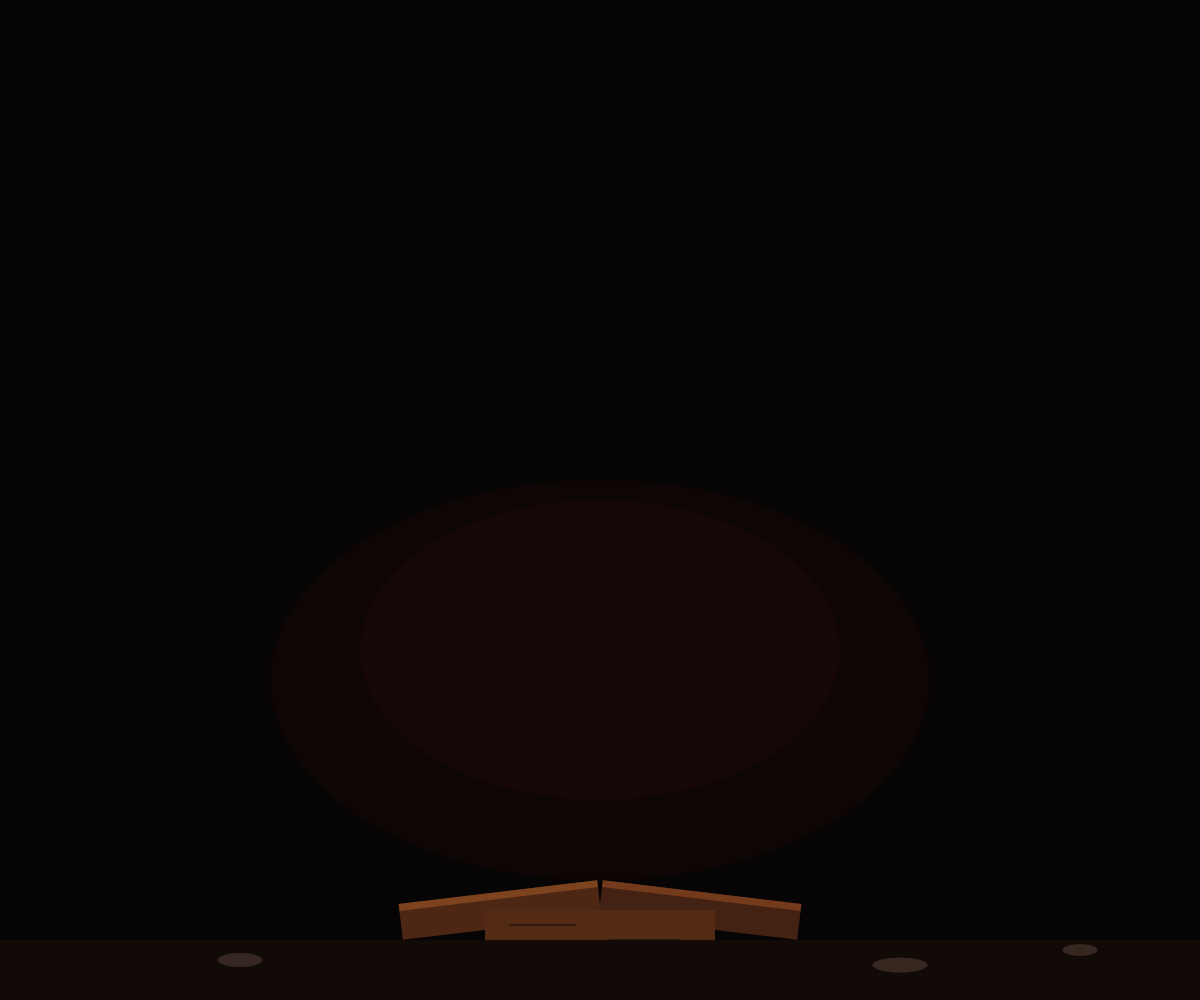
Frame 1 (no input)
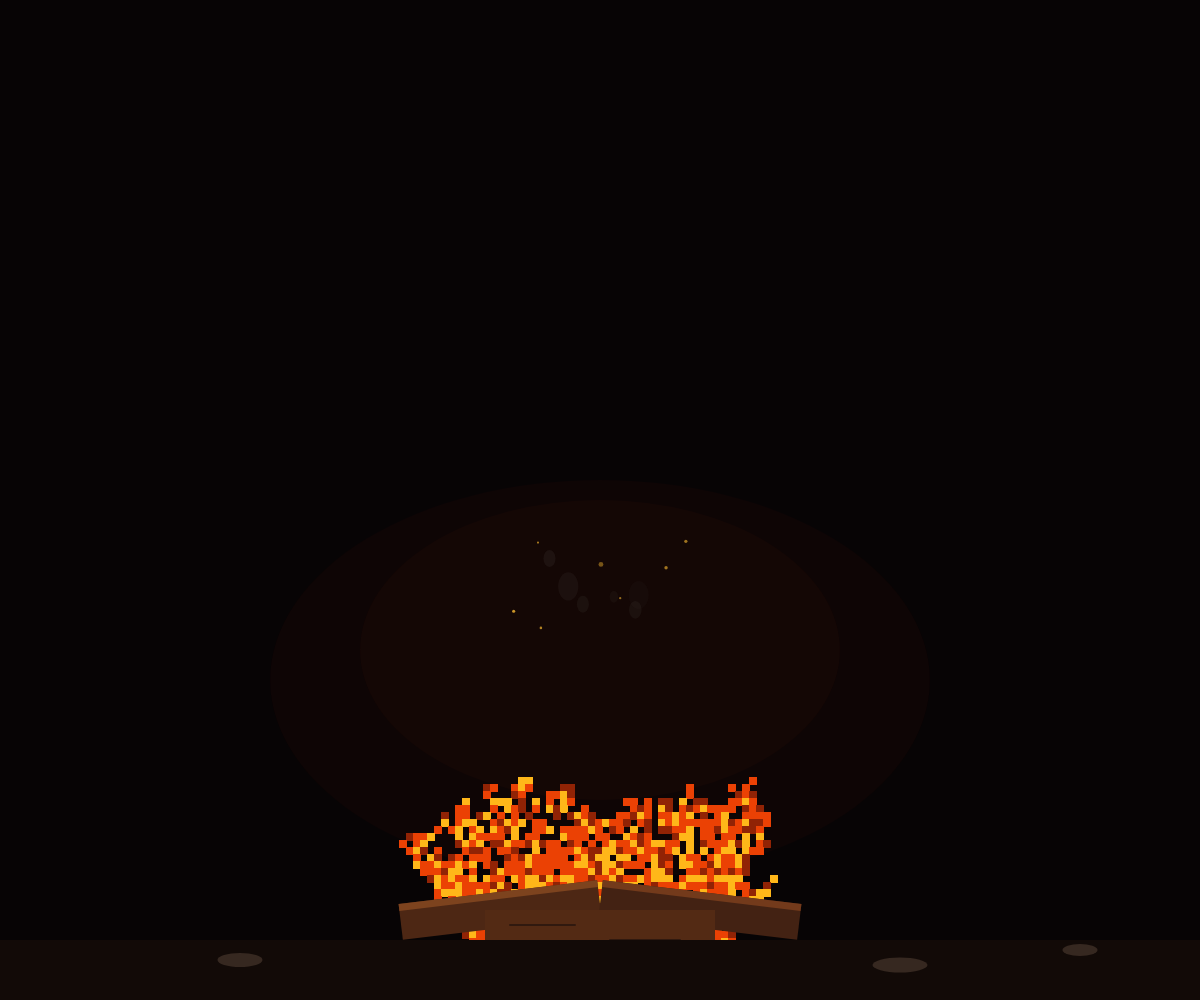
Frame 60 (no input)
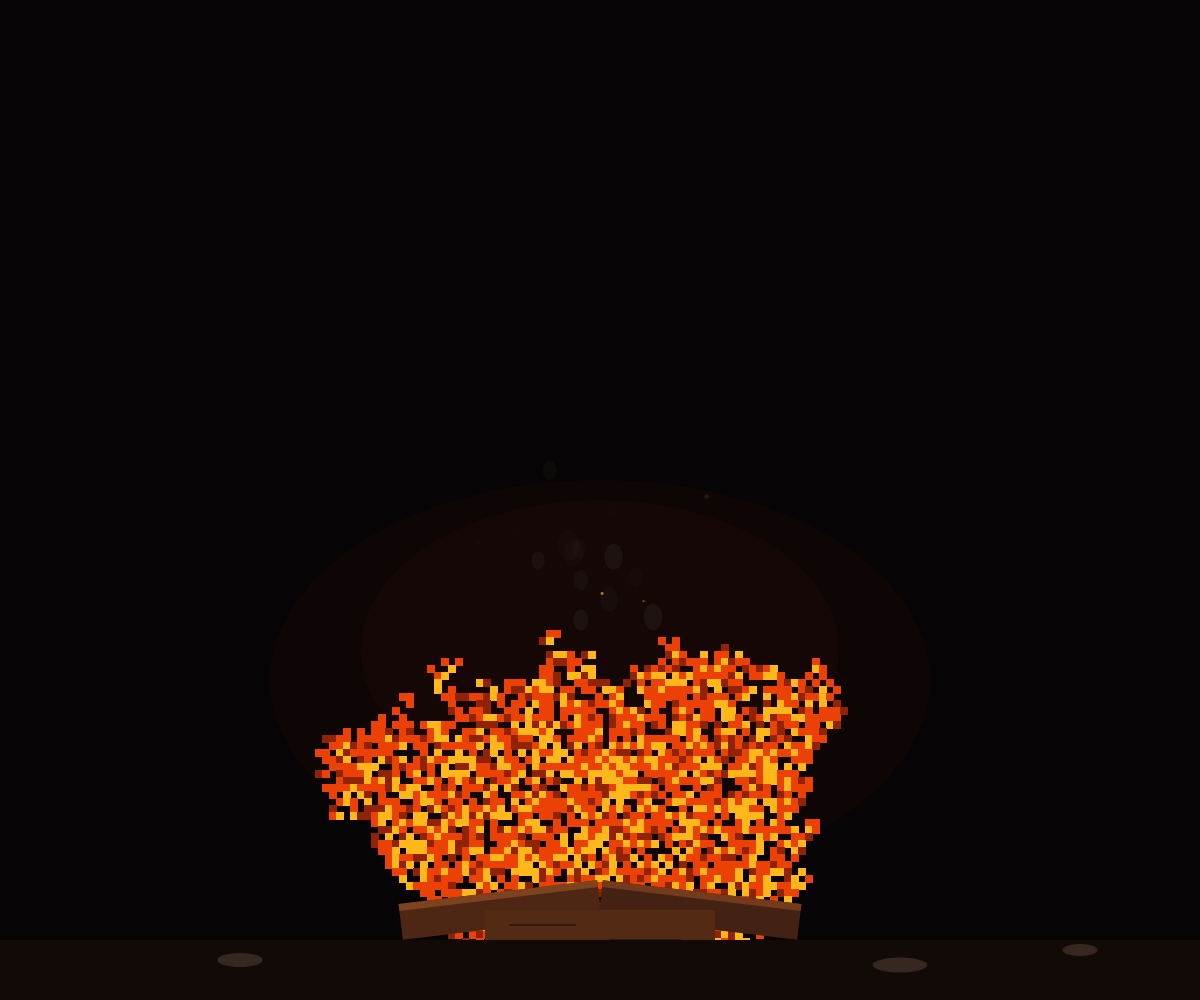
Frame 120 (the mouse pressed at the canvas centre since frame 60)

The p5.js sketch that drew these frames (run headless with seeded random() and noise() and a simulated clock; from frame 60 on, the mouse is pressed at the canvas centre):

// p5.js sketch
// ── sketch.js
// ============================================================
// FOGO EMERGENTE
// ============================================================
//
// Um sistema de fogo baseado em regras locais.
//
// O fogo NÃO é desenhado como uma chama pronta.
// Ele surge da interação entre células e partículas.
//
// Elementos do sistema:
//
// 🔥 Fogo
// 🟠 Brasas
// 💨 Fumaça
// ✨ Faíscas
// 🪵 Madeira
// 🌬 Vento
//
// Conceito principal:
// EMERGÊNCIA
//
// Autor: SEU NOME
// ============================================================


// ============================================================
// CONFIGURAÇÕES
// ============================================================

let tamanhoCelula = 7;

let colunas;
let linhas;

let celulas = [];

let particulasFumaca = [];
let particulasFaísca = [];


// Intensidade do vento
let vento = 0;


// ============================================================
// SETUP
// ============================================================

function setup() {

  createCanvas(windowWidth, windowHeight);

  frameRate(30);

  inicializarSistema();
}


// ============================================================
// INICIALIZAÇÃO
// ============================================================

function inicializarSistema() {

  colunas = floor(width / tamanhoCelula);
  linhas = floor(height / tamanhoCelula);

  celulas = [];

  for (let y = 0; y < linhas; y++) {

    celulas[y] = [];

    for (let x = 0; x < colunas; x++) {

      celulas[y][x] = 0;
    }
  }


  // ==========================================================
  // BASE DO FOGO
  // ==========================================================

  let centro = floor(colunas / 2);

  for (let x = centro - 12; x <= centro + 12; x++) {

    celulas[linhas - 3][x] = 3;
  }


  // Segunda camada

  for (let x = centro - 9; x <= centro + 9; x++) {

    if (random() < 0.9) {

      celulas[linhas - 4][x] = 2;
    }
  }


  // ==========================================================
  // ALGUMAS BRASAS INICIAIS
  // ==========================================================

  for (let x = centro - 7; x <= centro + 7; x++) {

    if (random() < 0.5) {

      celulas[linhas - 5][x] = 1;
    }
  }
}


// ============================================================
// DRAW
// ============================================================

function draw() {

  // Fundo
  background(7, 4, 5);


  // Atualiza vento
  atualizarVento();


  // Atualiza fogo
  atualizarFogo();


  // Atualiza fumaça
  atualizarFumaca();


  // Atualiza faíscas
  atualizarFaiscas();


  // Cria novas partículas
  criarFumaca();

  criarFaiscas();


  // Desenha tudo
  desenharAtmosfera();

  desenharFumaca();

  desenharFaiscas();

  desenharFogo();

  desenharMadeira();

  desenharChao();
}


// ============================================================
// VENTO
// ============================================================

function atualizarVento() {

  // O vento muda lentamente.
  // Isso evita que ele fique completamente aleatório.

  vento += random(-0.01, 0.01);

  vento = constrain(
    vento,
    -0.8,
    0.8
  );
}


// ============================================================
// ATUALIZAÇÃO DO FOGO
// ============================================================

function atualizarFogo() {

  let novaGrade = [];


  // ==========================================================
  // CRIA NOVA GRADE
  // ==========================================================

  for (let y = 0; y < linhas; y++) {

    novaGrade[y] = [];

    for (let x = 0; x < colunas; x++) {

      novaGrade[y][x] = 0;
    }
  }


  // ==========================================================
  // ANALISA AS CÉLULAS
  // ==========================================================

  for (let y = 1; y < linhas - 3; y++) {

    for (let x = 1; x < colunas - 1; x++) {

      let estado = celulas[y][x];


      // ======================================================
      // CÉLULA VAZIA
      // ======================================================

      if (estado == 0) {

        let abaixo = celulas[y + 1][x];

        let abaixoEsquerda =
          celulas[y + 1][x - 1];

        let abaixoDireita =
          celulas[y + 1][x + 1];


        // ----------------------------------------------------
        // FOGO SOBE
        // ----------------------------------------------------

        if (
          abaixo >= 2 ||
          abaixoEsquerda >= 2 ||
          abaixoDireita >= 2
        ) {

          let chance = 0.10;


          // O vento influencia o espalhamento.
          if (vento > 0) {

            chance += 0.05;
          }


          if (random() < chance) {

            novaGrade[y][x] = 2;
          }
        }


        // ----------------------------------------------------
        // FOGO SE ESPALHA LATERALMENTE
        // ----------------------------------------------------

        let esquerda = celulas[y][x - 1];

        let direita = celulas[y][x + 1];


        if (
          esquerda >= 2 ||
          direita >= 2
        ) {

          if (random() < 0.035) {

            novaGrade[y][x] = 1;
          }
        }
      }


      // ======================================================
      // BRASA
      // ======================================================

      else if (estado == 1) {

        // Algumas brasas viram fogo novamente.

        if (random() < 0.15) {

          novaGrade[y][x] = 2;
        }


        // Outras simplesmente desaparecem.

        else if (random() < 0.20) {

          novaGrade[y][x] = 0;
        }


        else {

          novaGrade[y][x] = 1;
        }
      }


      // ======================================================
      // FOGO
      // ======================================================

      else if (estado == 2) {

        // O fogo pode ficar mais intenso.

        if (random() < 0.20) {

          novaGrade[y][x] = 3;
        }


        // Ou pode começar a perder intensidade.

        else if (random() < 0.12) {

          novaGrade[y][x] = 1;
        }


        else {

          novaGrade[y][x] = 2;
        }
      }


      // ======================================================
      // FOGO INTENSO
      // ======================================================

      else if (estado == 3) {

        // Fogo intenso eventualmente perde energia.

        if (random() < 0.30) {

          novaGrade[y][x] = 2;
        }

        else {

          novaGrade[y][x] = 3;
        }
      }
    }
  }


  // ==========================================================
  // MANTÉM A BASE DO FOGO
  // ==========================================================

  let centro = floor(colunas / 2);


  for (
    let x = centro - 13;
    x <= centro + 13;
    x++
  ) {

    if (
      x >= 0 &&
      x < colunas
    ) {

      novaGrade[linhas - 3][x] = 3;
    }
  }


  // ==========================================================
  // CAMADA DE COMBUSTÍVEL
  // ==========================================================

  for (
    let x = centro - 11;
    x <= centro + 11;
    x++
  ) {

    if (
      random() < 0.85 &&
      x >= 0 &&
      x < colunas
    ) {

      novaGrade[linhas - 4][x] = 2;
    }
  }


  celulas = novaGrade;
}


// ============================================================
// CRIA FUMAÇA
// ============================================================

function criarFumaca() {

  let centro = width / 2;


  // Só cria fumaça ocasionalmente.

  if (random() < 0.15) {

    let particula = {

      x: centro + random(-60, 60),

      y: height * 0.62,

      tamanho: random(8, 20),

      velocidadeY: random(-1.5, -0.5),

      velocidadeX: vento * 0.5,

      vida: random(80, 180)
    };


    particulasFumaca.push(particula);
  }
}


// ============================================================
// ATUALIZA FUMAÇA
// ============================================================

function atualizarFumaca() {

  for (
    let i = particulasFumaca.length - 1;
    i >= 0;
    i--
  ) {

    let p = particulasFumaca[i];


    // Sobe
    p.y += p.velocidadeY;


    // Vento empurra a fumaça
    p.x += vento * 0.5;


    // Movimento lateral aleatório
    p.x += random(-0.4, 0.4);


    // A fumaça cresce
    p.tamanho += 0.03;


    // Diminui a vida
    p.vida -= 1;


    // Remove quando desaparece

    if (
      p.vida <= 0 ||
      p.y < height * 0.05
    ) {

      particulasFumaca.splice(i, 1);
    }
  }
}


// ============================================================
// DESENHA FUMAÇA
// ============================================================

function desenharFumaca() {

  noStroke();


  for (let p of particulasFumaca) {

    let transparencia =
      map(
        p.vida,
        0,
        180,
        0,
        45
      );


    fill(
      100,
      95,
      90,
      transparencia
    );


    ellipse(
      p.x,
      p.y,
      p.tamanho,
      p.tamanho * 1.4
    );
  }
}


// ============================================================
// CRIA FAÍSCAS
// ============================================================

function criarFaiscas() {

  // Pequena chance de uma faísca surgir.

  if (random() < 0.12) {

    let centro = width / 2;


    particulasFaísca.push({

      x: centro + random(-100, 100),

      y: height * 0.63,

      velocidadeX:
        random(-1.2, 1.2),

      velocidadeY:
        random(-4, -1.5),

      vida:
        random(30, 80),

      tamanho:
        random(2, 5)
    });
  }
}


// ============================================================
// ATUALIZA FAÍSCAS
// ============================================================

function atualizarFaiscas() {

  for (
    let i = particulasFaísca.length - 1;
    i >= 0;
    i--
  ) {

    let p = particulasFaísca[i];


    // Movimento
    p.x += p.velocidadeX;

    p.y += p.velocidadeY;


    // Gravidade
    p.velocidadeY += 0.035;


    // Vento
    p.velocidadeX += vento * 0.015;


    // Vida
    p.vida -= 1;


    if (p.vida <= 0) {

      particulasFaísca.splice(i, 1);
    }
  }
}


// ============================================================
// DESENHA FAÍSCAS
// ============================================================

function desenharFaiscas() {

  noStroke();


  for (let p of particulasFaísca) {

    let brilho =
      map(
        p.vida,
        0,
        80,
        0,
        255
      );


    fill(
      255,
      190,
      50,
      brilho
    );


    circle(
      p.x,
      p.y,
      p.tamanho
    );
  }
}


// ============================================================
// DESENHA FOGO
// ============================================================

function desenharFogo() {

  noStroke();


  for (let y = 0; y < linhas; y++) {

    for (let x = 0; x < colunas; x++) {

      let estado = celulas[y][x];


      // ------------------------------------------------------
      // BRASA
      // ------------------------------------------------------

      if (estado == 1) {

        fill(
          145,
          35,
          5
        );


        rect(
          x * tamanhoCelula,
          y * tamanhoCelula,
          tamanhoCelula + 1,
          tamanhoCelula + 1
        );
      }


      // ------------------------------------------------------
      // FOGO
      // ------------------------------------------------------

      else if (estado == 2) {

        fill(
          235,
          65,
          4
        );


        rect(
          x * tamanhoCelula,
          y * tamanhoCelula,
          tamanhoCelula + 1,
          tamanhoCelula + 1
        );
      }


      // ------------------------------------------------------
      // FOGO INTENSO
      // ------------------------------------------------------

      else if (estado == 3) {

        fill(
          255,
          183,
          25
        );


        rect(
          x * tamanhoCelula,
          y * tamanhoCelula,
          tamanhoCelula + 1,
          tamanhoCelula + 1
        );
      }
    }
  }
}


// ============================================================
// ATMOSFERA
// ============================================================

function desenharAtmosfera() {

  // Brilho ao redor do fogo.

  noStroke();


  fill(
    100,
    25,
    5,
    18
  );


  ellipse(
    width / 2,
    height * 0.68,
    width * 0.55,
    height * 0.40
  );


  fill(
    180,
    55,
    5,
    10
  );


  ellipse(
    width / 2,
    height * 0.65,
    width * 0.40,
    height * 0.30
  );
}


// ============================================================
// MADEIRA
// ============================================================

function desenharMadeira() {

  let centro = width / 2;


  // Tronco esquerdo

  push();

  translate(
    centro - 100,
    height * 0.91
  );

  rotate(-0.12);

  fill(77, 39, 20);

  rect(
    -100,
    -18,
    200,
    36
  );

  fill(125, 67, 30);

  rect(
    -100,
    -18,
    200,
    7
  );

  pop();


  // Tronco direito

  push();

  translate(
    centro + 100,
    height * 0.91
  );

  rotate(0.12);

  fill(67, 34, 19);

  rect(
    -100,
    -18,
    200,
    36
  );

  fill(115, 58, 27);

  rect(
    -100,
    -18,
    200,
    7
  );

  pop();


  // Tronco central

  fill(83, 42, 20);

  rect(
    centro - 115,
    height * 0.91,
    230,
    34
  );


  // Linhas da madeira

  stroke(48, 25, 15);
  strokeWeight(2);

  line(
    centro - 90,
    height * 0.925,
    centro - 25,
    height * 0.925
  );

  line(
    centro + 10,
    height * 0.94,
    centro + 80,
    height * 0.94
  );

  line(
    centro - 50,
    height * 0.95,
    centro + 20,
    height * 0.95
  );
}


// ============================================================
// CHÃO
// ============================================================

function desenharChao() {

  noStroke();

  fill(
    18,
    10,
    7
  );


  rect(
    0,
    height * 0.94,
    width,
    height * 0.06
  );


  // Pequenas pedras

  fill(54, 40, 32);


  ellipse(
    width * 0.20,
    height * 0.96,
    45,
    14
  );


  ellipse(
    width * 0.75,
    height * 0.965,
    55,
    15
  );


  ellipse(
    width * 0.90,
    height * 0.95,
    35,
    12
  );
}


// ============================================================
// REDIMENSIONAMENTO
// ============================================================

function windowResized() {

  resizeCanvas(
    windowWidth,
    windowHeight
  );

  inicializarSistema();
}
